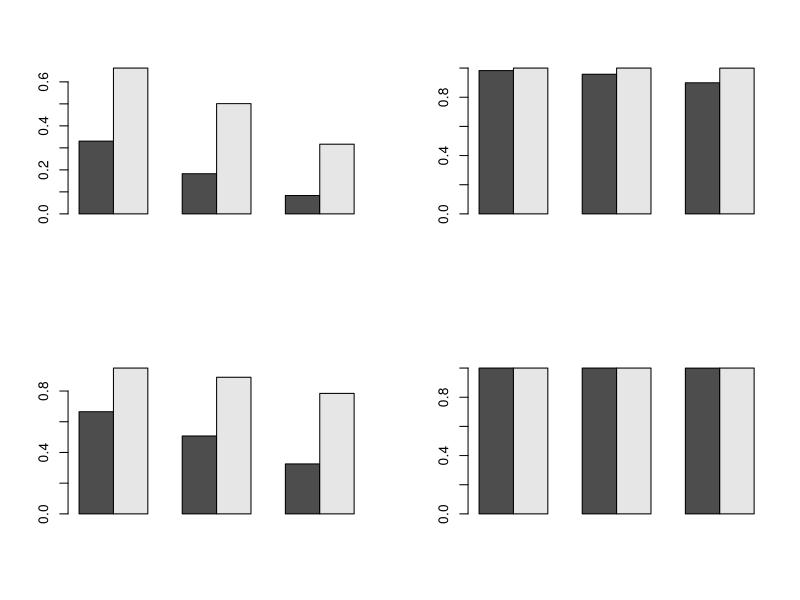

Here is the R script that generated this plot:
simu=10000
N=c(100, 200, 500, 1000)
rsq=c(0.05, 0.1) #you can realized rsq with your own linear model
M=c(10, 20, 50)


PCIM=array(0, dim=c(length(N), length(rsq), length(M)))
PCIM2=array(0, dim=c(length(N), length(rsq), length(M)))

layout(matrix(1:4, 2, 2))
for(i in 1:length(N)) {
  for(j in 1:length(rsq)) {
    for(k in 1:length(M)) {
      topP=pchisq(rchisq(simu, df = 1, ncp = N[i]*rsq[j]), 1, lower.tail = F)
      #      hist(topP)
      cb=length(combn(M[k],2))
      null_topP=rbeta(simu, 1, cb)
      
      #proportion of correted identifed model
      PCIM[i,j,k]=length(which(topP< 0.05/cb))/simu
      PCIM2[i,j,k]=length(which(topP<null_topP))/simu
      print(paste(N[i], rsq[j], M[k], PCIM[i,j,k]))
    }
  }
  barplot(PCIM2[i,,], beside = T)
}
